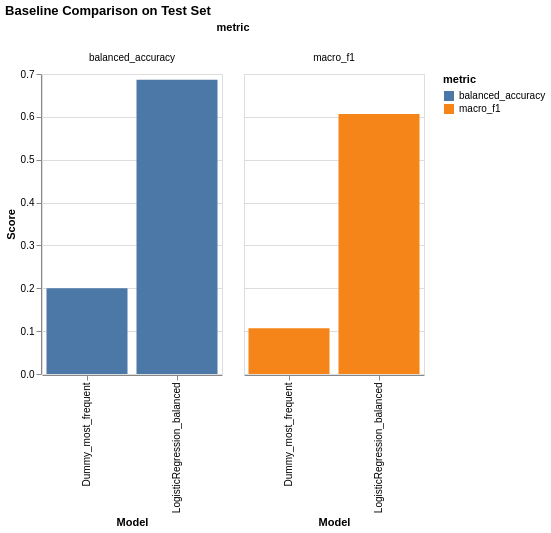

The code cell stored with this chart in its notebook:
### Markdown cell above
### A.3 Baseline Model Performance

> Provide some explanations on model performance

### Code cell
# A.3 Baseline Model Performance (final test evaluation + confusion matrices)
test_dummy_summary, test_dummy_class = evaluate_multiclass(y_test, y_pred_test_dummy, "Dummy_most_frequent")
test_log_summary, test_log_class = evaluate_multiclass(y_test, y_pred_test_logreg, "LogisticRegression_balanced")
test_summary = pd.concat([test_dummy_summary, test_log_summary], ignore_index=True)

print("Test Performance Summary:")
display(test_summary)

# Classification reports
print("\nClassification Report - Dummy (Test)")
print(classification_report(y_test, y_pred_test_dummy, zero_division=0))

print("\nClassification Report - Logistic Regression (Test)")
print(classification_report(y_test, y_pred_test_logreg, zero_division=0))

# Confusion matrices
labels = sorted(pd.Series(y_test).astype(str).unique().tolist())

cm_dummy = confusion_matrix(y_test, y_pred_test_dummy, labels=labels)
cm_log = confusion_matrix(y_test, y_pred_test_logreg, labels=labels)

fig, axes = plt.subplots(1, 2, figsize=(16, 6))

sns.heatmap(cm_dummy, annot=True, fmt="d", cmap="Blues", ax=axes[0],
            xticklabels=labels, yticklabels=labels)
axes[0].set_title("Dummy Baseline - Confusion Matrix (Test)")
axes[0].set_xlabel("Predicted")
axes[0].set_ylabel("Actual")

sns.heatmap(cm_log, annot=True, fmt="d", cmap="Greens", ax=axes[1],
            xticklabels=labels, yticklabels=labels)
axes[1].set_title("Logistic Regression Baseline - Confusion Matrix (Test)")
axes[1].set_xlabel("Predicted")
axes[1].set_ylabel("Actual")

plt.tight_layout()
plt.show()

# Simple comparison chart (macro_f1 + balanced_accuracy)
plot_df = test_summary.melt(id_vars="model", value_vars=["macro_f1", "balanced_accuracy"],
                            var_name="metric", value_name="score")

chart = (
    alt.Chart(plot_df)
    .mark_bar()
    .encode(
        x=alt.X("model:N", title="Model"),
        y=alt.Y("score:Q", title="Score"),
        color="metric:N",
        column="metric:N",
        tooltip=["model", "metric", alt.Tooltip("score:Q", format=".4f")]
    )
    .properties(width=180, height=300, title="Baseline Comparison on Test Set")
)
chart

### Figure 1 — Vega-Lite specification as saved in the notebook (floating-point values rounded to 4 significant figures)
{"config": {"view": {"continuousWidth": 300, "continuousHeight": 300}}, "data": {"name": "data-c138a9503e0ef0f74c0f700cedb9b144"}, "mark": {"type": "bar"}, "encoding": {"color": {"field": "metric", "type": "nominal"}, "column": {"field": "metric", "type": "nominal"}, "tooltip": [{"field": "model", "type": "nominal"}, {"field": "metric", "type": "nominal"}, {"field": "score", "format": ".4f", "type": "quantitative"}], "x": {"field": "model", "title": "Model", "type": "nominal"}, "y": {"field": "score", "title": "Score", "type": "quantitative"}}, "height": 300, "title": "Baseline Comparison on Test Set", "width": 180, "$schema": "https://vega.github.io/schema/vega-lite/v5.20.1.json", "datasets": {"data-c138a9503e0ef0f74c0f700cedb9b144": [{"model": "Dummy_most_frequent", "metric": "macro_f1", "score": 0.1067}, {"model": "LogisticRegression_balanced", "metric": "macro_f1", "score": 0.607}, {"model": "Dummy_most_frequent", "metric": "balanced_accuracy", "score": 0.2}, {"model": "LogisticRegression_balanced", "metric": "balanced_accuracy", "score": 0.6863}]}}
